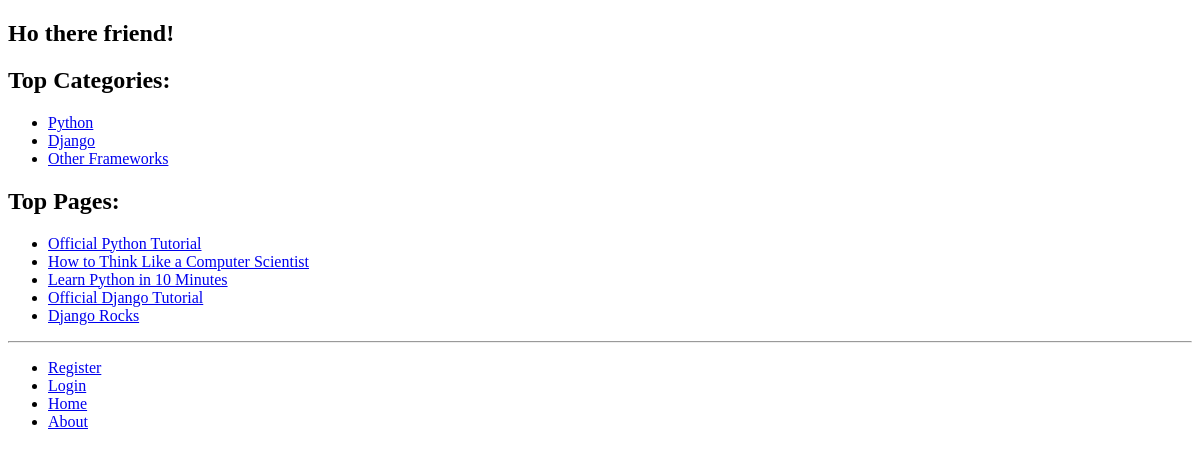
The app's page /rango/, older data.
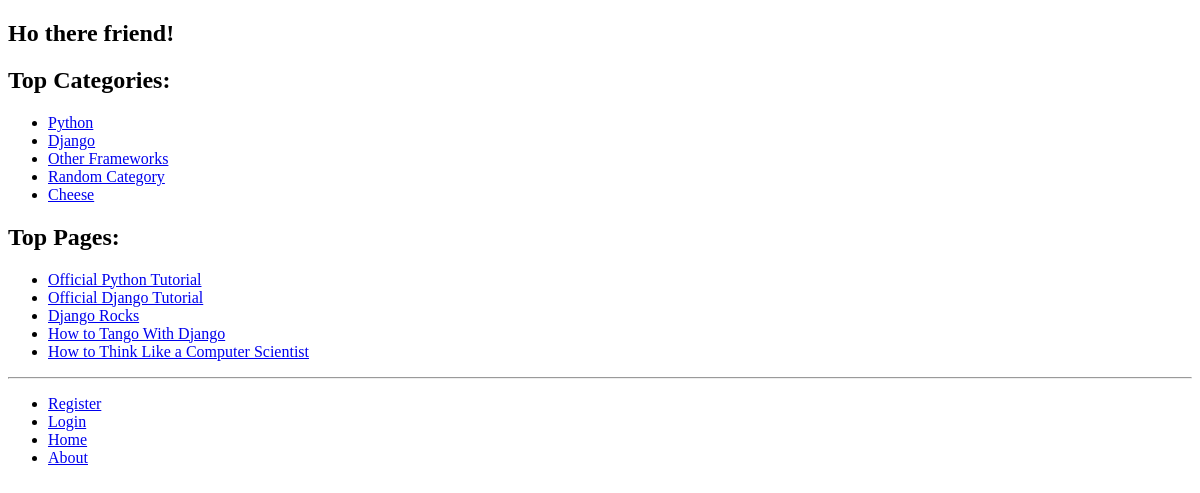
The same page, newer data.
### rango/models.py (models this page shows, shortened)
class Category(models.Model):
    name = models.CharField(max_length=128, unique = True)
    views = models.IntegerField(default = 0)
    likes = models.IntegerField(default = 0)
    slug = models.SlugField()

class Page(models.Model):
    category = models.ForeignKey(Category)
    title = models.CharField(max_length=128)
    url = models.URLField()
    views = models.IntegerField(default = 0)

### rango/views.py (the view)
def index(request):
    category_list = Category.objects.order_by('-likes')[:5]
    page_list = Page.objects.order_by('-views')[:5]
    context_dict = {'categories':category_list, 'pages':page_list}
    visits = request.session.get('visits')
    if not visits:
        visits = 1
    reset_last_visit_time = False
    last_visit = request.session.get('last_visit')
    if last_visit:
        last_visit_time = datetime.strptime(last_visit[:-7], "%Y-%m-%d %H:%M:%S")
        if (datetime.now() - last_visit_time).seconds > 0:
            visits = visits + 1
            reset_last_visit_time = True
    else:
        reset_last_visit_time = True
    if reset_last_visit_time:
        request.session['last_visit'] = str(datetime.now())
        request.session['visits'] = visits
    context_dict['visits'] = visits
    response = render(request, 'rango/index.html', context_dict)
    return response

### templates/rango/index.html (shortened to what this page needs)
<!DOCTYPE html>
{% extends 'rango/base.html' %}
{% load staticfiles %}
{% block body_block %}
	{% if user.is_authenticated %}
	<h2>Hello there, {{ user.username }}! Welcome back</h2>
	{% else %}
	<h2>Ho there friend!</h2>
	{% endif %}
	<h2> Top Categories:</h2>
	{% if categories %}
		<ul>
			{% for category in categories %}
			<li><a href="/rango/category/{{ category.slug }}">{{ category.name }}</a></li>
			{% endfor %}
		</ul>
	{% else %}
		<strong>There are no categories present m8</strong>
	{% endif %}
	<h2>Top Pages:</h2>
	{% if pages %}
		<ul>
			{% for page in pages %}
			<li><a href="rango/page/{{ page.url}}">{{ page.title }}</a></li>
			{% endfor %}
		</ul>
	{% else %}
		<strong>There are no pages present, sorry about that.</strong>
	{% endif %}
{% endblock %}

### templates/rango/base.html (shortened to what this page needs)
<!DOCTYPE html>
<html>
	<head lang="en">
	</head>
	<body>
		<div>
			{% block body_block %}Default body content{% endblock %}
		</div>
		<hr />
		<div>
			<ul>
				{% if user.is_authenticated %}
					<li><a href="{% url 'restricted' %}">Restricted Page</a></li>
					<li><a href="{% url 'add_category' %}">Add a New Category</a></li>
					<li><a href="{% url 'logout' %}">Logout</a></li>
				{% else %}
					<li><a href="{% url 'register' %}">Register</a></li>
					<li><a href="{% url 'login' %}">Login</a></li>
				{% endif %}
				<li><a href="{% url 'index' %}">Home</a></li>
				<li><a href="{% url 'about' %}">About</a></li>
			</ul>
		</div>
	</body>
</html>

Row changes from the older to the newer data that the page shows:
no longer on this page (row edited): Page: title "Learn Python in 10 Minutes"
added Category: name "Random Category"
added Category: name "Cheese"
now on this page (row edited): Page: title "How to Tango With Django"
changed Page "How to Think Like a Computer Scientist": moves down the list
